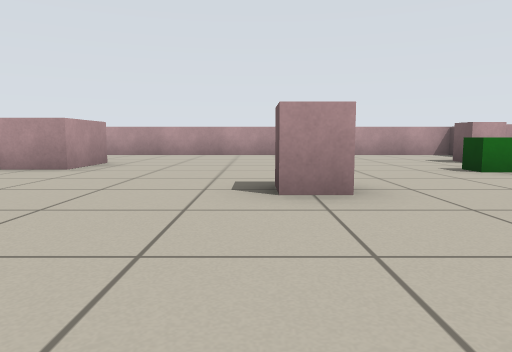
[1] (above)

16 first-person views from a walk through a robot-simulator world made for Stage. The camera is 0.5 m above the floor, tilts 6° down and sees 70° across. The lines on the ground mark 1 m squares. The floor is counted in squares, 1 m on a side. Each view is taken from the middle of a square. On the plan, view 1 faces up. The plan holds only what a view shows up to about 9 squares ahead; the rest is blank. The robots in the file are not drawn.

[2]
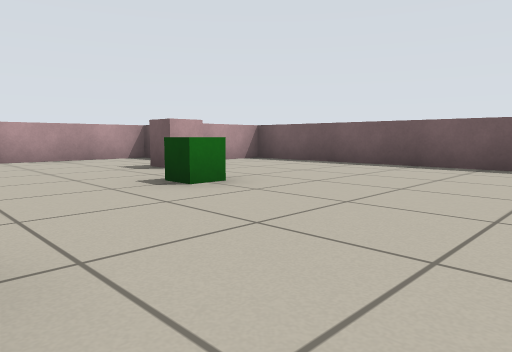

[3]
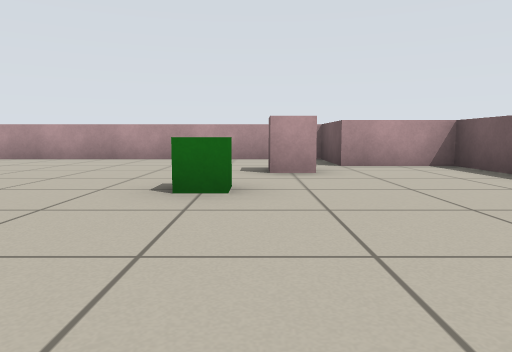

[4]
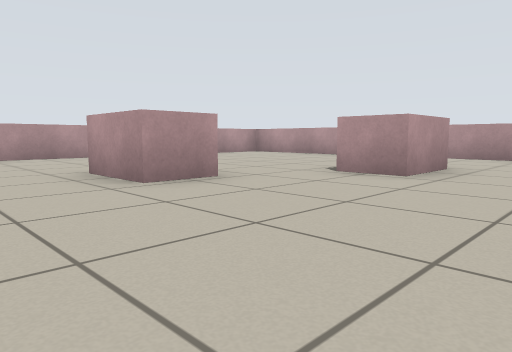

[5]
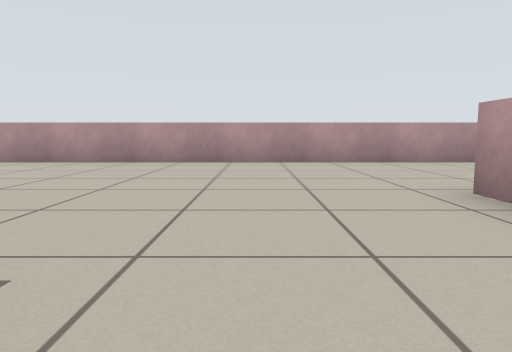

[6]
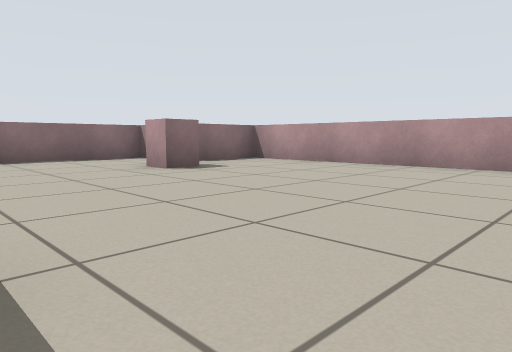

[7]
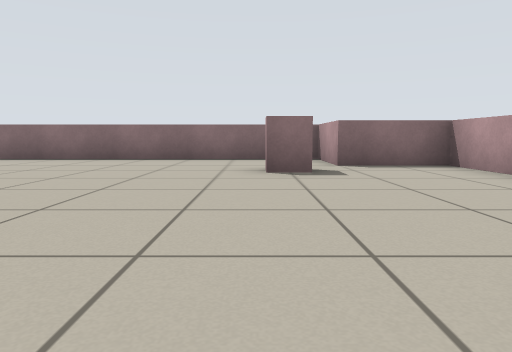

[8]
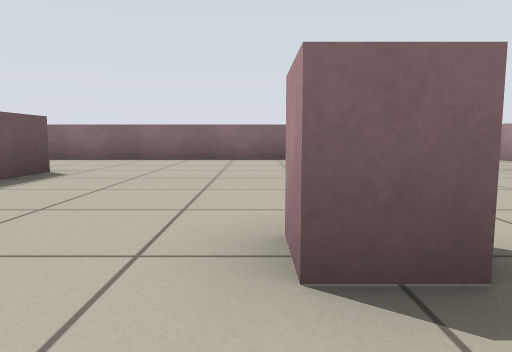

[9]
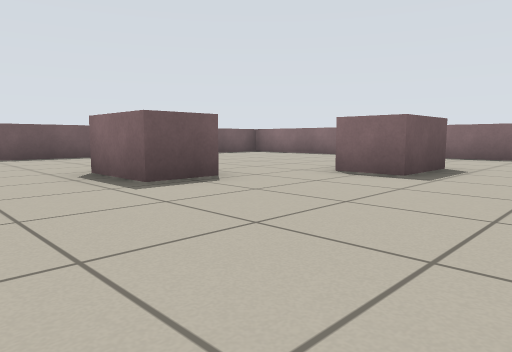

[10]
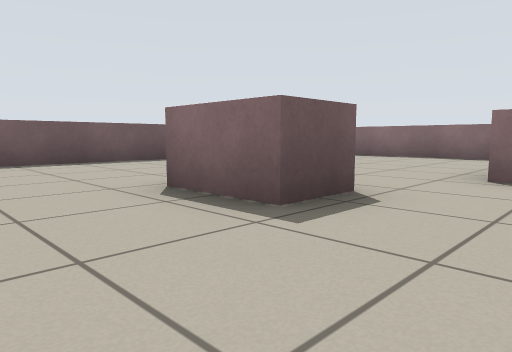

[11]
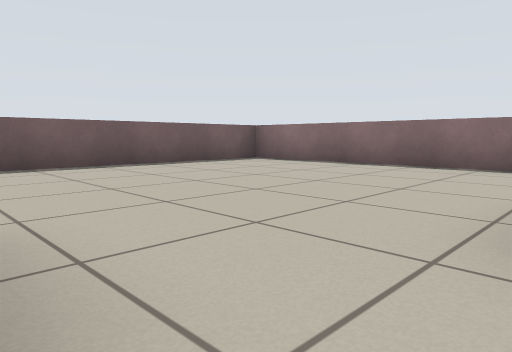

[12]
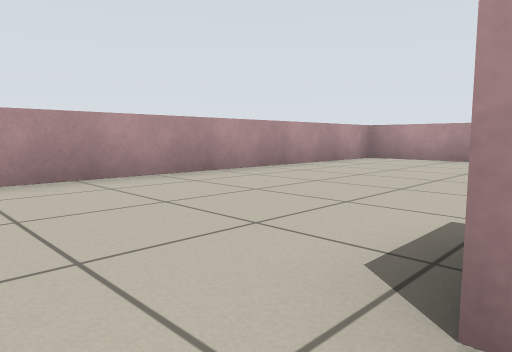

[13]
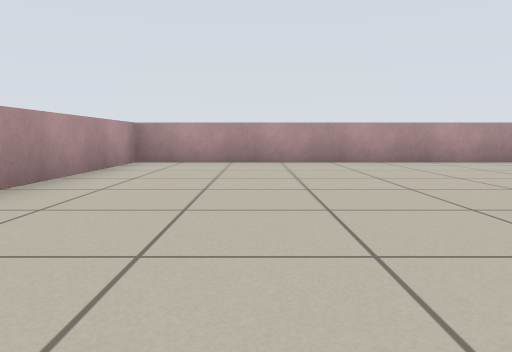

[14]
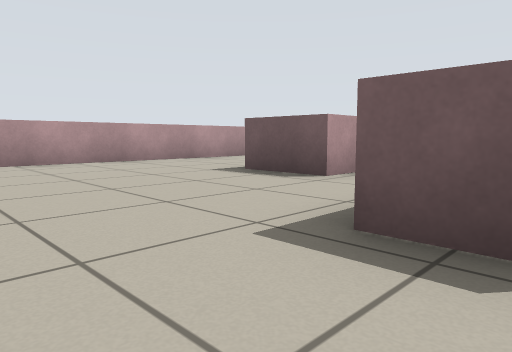

[15]
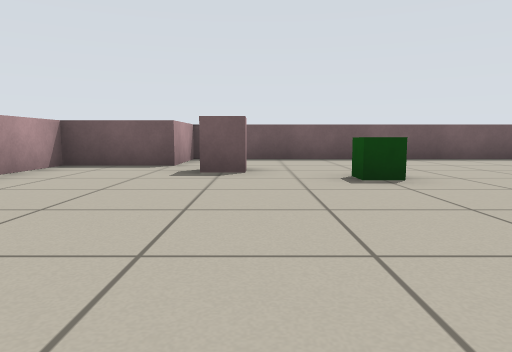

[16]
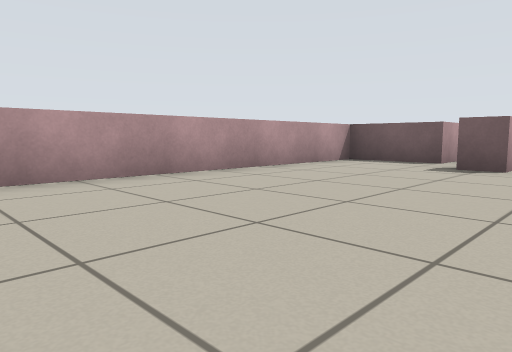

### Floor plan
Points are (right, up) in squares from view 1. A wall is a line through its corners. A room is listed if a view was taken in it or the views show most of it. See-through windows are left out.
Room 1 (views 1, 2, 3, 4, 5, 6, 7, 8, 9, 10, 11, 12, 13, 14, 15, 16)
walls: (0.9, 3.1) (0.2, 3.1) (0.2, 3.9); (-3.9, -0.2) (-3.2, -0.2) (-3.2, -0.9); (1.7, -1.1) (1.7, 0) (3.4, 0); (-4.7, 4) (-4.7, 3) (-6.2, 3); (0, -4.4) (0, -2.8) (1.1, -2.8); (-6.2, 3.2) (-6.2, 4); (-2.9, 7.4) (-2.9, 5.7) (-4, 5.7) (-4, 7.2); (4.9, 7.1) (4.2, 7.1) (4.2, 7.9); (-7.9, -4.2) (-7.2, -4.2) (-7.2, -4.9); (5.5, 8.4) (5.5, 10.4) (-10.4, 10.4) (-10.4, -5.5) (-8.5, -5.5) (-8.5, -7.5) (7.5, -7.5) (7.5, 8.4) (5.5, 8.4)
ways out: gap at (-8, -5); gap at (5, 8)
objects: green box (3, 5)

Where each view was taken, in squares from view 1:
view 1: 0 up, 0 right, facing up
view 2: 2 up, 1 right, facing up-right
view 3: 2 up, 4 right, facing up
view 4: 1 up, 1 left, facing up-left
view 5: 1 up, 3 left, facing left
view 6: 1 up, 4 left, facing down-left
view 7: 1 up, 7 left, facing down
view 8: 1 up, 3 left, facing down
view 9: 2 up, 2 left, facing down-right
view 10: 2 up, 0 right, facing down-right
view 11: 1 down, 1 right, facing down-right
view 12: 2 up, 6 left, facing up-left
view 13: 3 up, 8 left, facing up
view 14: 3 up, 8 left, facing up-right
view 15: 7 up, 1 left, facing right
view 16: 6 up, 2 left, facing up-right
